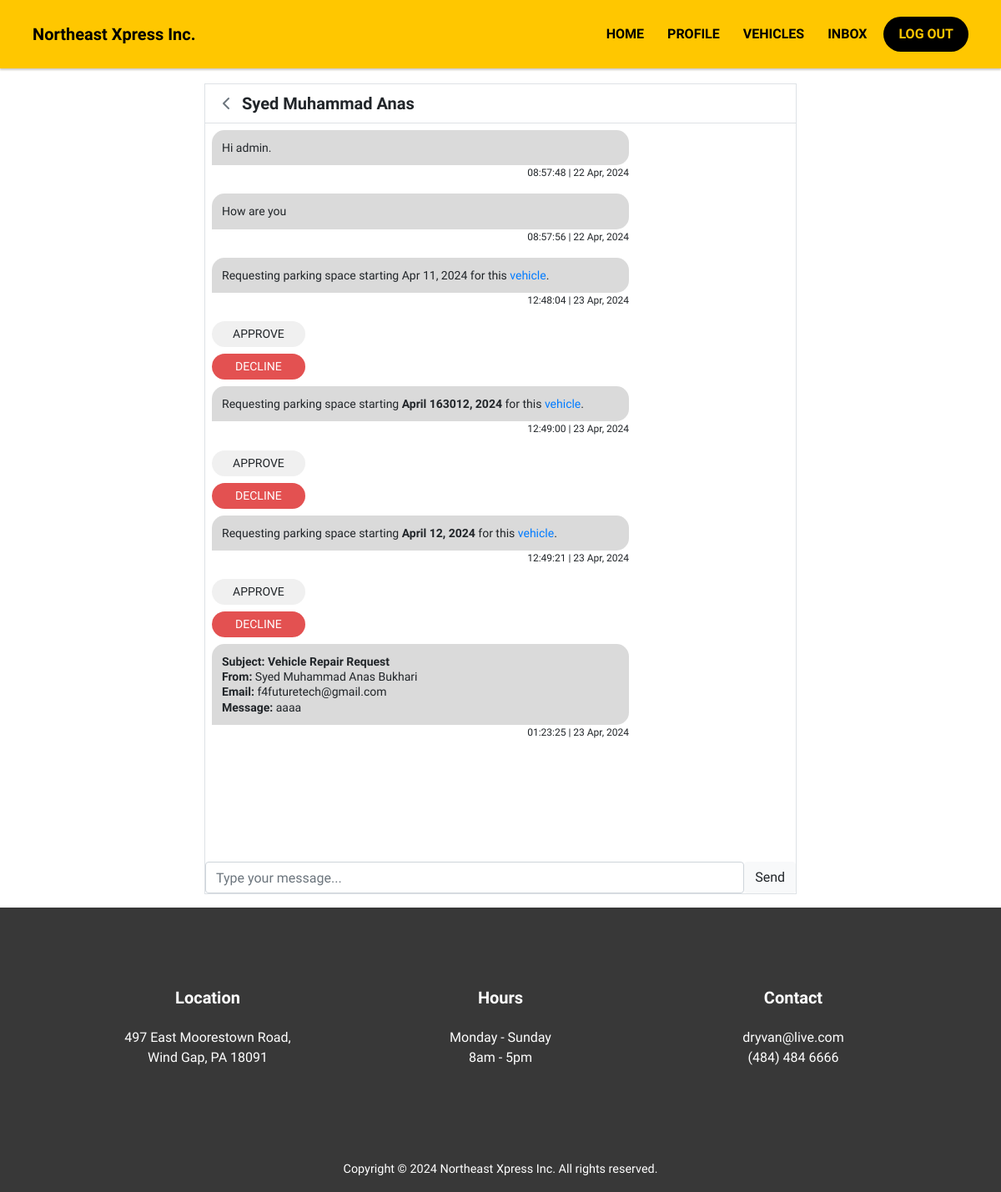
Page /message.php?UserID=4 (signed in) on the committed database.
### tables this page shows
CREATE TABLE `users` (
  `UserID` int NOT NULL,
  `FirstName` varchar(50) DEFAULT NULL,
  `LastName` varchar(50) DEFAULT NULL,
  `Email` varchar(100) DEFAULT NULL,
  `Phone` varchar(15) DEFAULT NULL,
  `Password` varchar(255) DEFAULT NULL,
  `Role` varchar(50) DEFAULT 'user',
  `CreatedAt` timestamp NULL DEFAULT CURRENT_TIMESTAMP,
  `otp` varchar(6) DEFAULT NULL
);

CREATE TABLE `messages` (
  `MessageID` int NOT NULL,
  `UserID` int DEFAULT NULL,
  `MessageContent` text,
  `Timestamp` timestamp NULL DEFAULT CURRENT_TIMESTAMP,
  `sender` enum('user','admin') NOT NULL DEFAULT 'user',
  `read` tinyint(1) NOT NULL DEFAULT '0',
  `isRequest` tinyint(1) NOT NULL DEFAULT '0',
  `requestID` int DEFAULT NULL
);

### includes/db_conn.php (called while the page is built, shortened)
<?php
function isLoggedIn()
{
    return isset($_SESSION['UserID']);
}
function isAdmin()
{
    return (isLoggedIn() && isset($_SESSION['Role']) && $_SESSION['Role'] === 'admin');
}
function isUser()
{
    return (isLoggedIn() && isset($_SESSION['Role']) && $_SESSION['Role'] === 'user');
}

### message.php (the view, shortened to what this page needs)
<?php
require './includes/db_conn.php';
if (isAdmin()) {
    if (isset($_GET['UserID'])) {
        $userID = $_GET['UserID'];
    } else {
        header("Location: inbox.php");
        exit;
    }
}
?>
<html lang="en">
    <head>
        <link rel="stylesheet" href="https://cdn.jsdelivr.net/npm/bootstrap@4.3.1/dist/css/bootstrap.min.css"
>
        <link rel="stylesheet" href="assets/css/style.css">
        <link rel="stylesheet" href="https://cdnjs.cloudflare.com/ajax/libs/font-awesome/6.5.2/css/all.min.css"
 />
    </head>
    <body class="message-page">
        <?php include './includes/navbar.php'; ?>
        <main class="messages-container">
            <div class="container">
                <div class="col-md-8 col-12 messages mx-auto pb-3">
                    <div class="chat border">
                        <?php
                        $sql = "SELECT * FROM messages WHERE UserID = '$userID' ORDER BY MessageID";
                        $result = $conn->query($sql);
                        $row = $result->fetch_assoc();
                        if (!empty($row)) {
                            $userID = $row['UserID'];
                            $sql2 = "SELECT * FROM users WHERE UserID = '$userID'";
                            $result2 = $conn->query($sql2);
                            $row2 = $result2->fetch_assoc();
                            if (isAdmin()) {
                                $username = $row2['FirstName'];
                            } else {
                                $username = 'Northeast Xpress Inc.';
                            }
                            ?>
                            <div class="chat-header p-2 border-bottom d-flex align-items-center ">
                                <a href="vehicles.php" class="btn fw-bold text-secondary text-white"><i
                                        class="fa fa-chevron-left"></i></a>
                                <h5 class="mb-0 font-weight-bold"><?php echo $username; ?></h5>
                            </div>
                            <div class="chat-body p-2" id="chat-body">
                                <?php
                                while ($row = $result->fetch_assoc()) {
                                    $msgID = $row['MessageID'];
                                    if (isAdmin()) {
                                        $sql1 = "UPDATE messages SET `read` = 1 WHERE `MessageID` = '$msgID'";
                                        $conn->query($sql1);
                                    }
                                    if (isAdmin() && $row['sender'] == 'admin') {
                                        echo '<div class="chat-message sender-message">
                                        <div class="message-content">
                                            <p class="chat-text">' . $row['MessageContent'] . '</p>
                                            <p class="chat-date">' . date('h:i:s | d M, Y', strtotime($row['Timestamp'])) . '</p>
                                        </div>
                                    </div>';
                                    } else {
                                        echo '<div class="chat-message receiver-message">
                                        <div class="message-content">
                                            <p class="chat-text">' . $row['MessageContent'] . '</p>
                                            <p class="chat-date">' . date('h:i:s | d M, Y', strtotime($row['Timestamp'])) . '</p>
                                        </div>
                                    </div>';
                                    }
                                    if ($row['isRequest'] == 1) {
                                        $requestId1 = $row['requestID'];
                                        $sql12 = "SELECT * FROM vehicles WHERE id = '$requestId1'";
                                        $result12 = $conn->query($sql12);
                                        $row12 = $result12->fetch_assoc();
                                        $approved = $declined = '';
                                        if ($row12['approved'] == 2) {
                                            $declined = 'btn-declined';
                                        } elseif ($row12['approved'] == 1) {
                                            $approved = 'btn-approved';
                                        }
                                        if (isAdmin()) {
                                            $buttons = '<a href="message.php?UserID=' . $userID . '&id=' . $row['requestID'] . '&approve=1" class="btn btn-pending ' . $approved . ' mb-2 btn-sm px-4">APPROVE</a>
                                            <a href="message.php?UserID=' . $userID . '&id=' . $row['requestID'] . '&approve=2" class="btn btn-pending ' . $declined . ' btn-sm px-4">DECLINE</a>';
                                        } else {
                                            $buttons = '<span class="btn btn-pending ' . $approved . ' mb-2 btn-sm px-4">APPROVE</span>
                                            <span class="btn btn-pending ' . $declined . ' btn-sm px-4">DECLINE</span>';
                                        }
                                        echo '
                                <div class="chat-message sender-message">
                                    <div class="mr-auto d-flex flex-column w-fit mb-2">
                                        ' . $buttons . '
                                    </div>
                                </div>';
                                    }
                                }
                        }
                        ?>
                        </div>
                        <div class="chat-footer">
                            <form method="post" action="" class="d-flex mb-0">
                                <input type="text" name="message" id="message" placeholder="Type your message..."
                                    class="form-control flex-grow-1">
                                <button class="btn btn-light" name="send">Send</button>
                            </form>
                        </div>
                    </div>
                </div>
            </div>
        </main>
        <div id="contact" class="container-fluid m-0 footer">
            <div class="row justify-content-center red">
                <div class="col-md-4 text-center">
                    <h4>Location</h4>
                    <p>497 East Moorestown Road, <br>Wind Gap, PA 18091</p>
                </div>
                <div class="col-md-4 text-center">
                    <h4>Hours</h4>
                    <p>Monday - Sunday<br>8am - 5pm</p>
                </div>
                <div class="col-md-4 text-center">
                    <h4>Contact</h4>
                    <p>dryvan@live.com<br>
                        <a href="tel:+14844846666"> (484) 484 6666 </a>
                    </p>
                </div>
            </div>
        </div>
        <div class="container-fluid m-0 justify-content-center copyright">
            <div class="row">
                <div class="col">
                    <p> Copyright &copy; 2024 Northeast Xpress Inc. All rights reserved. </p>
                </div>
            </div>
        </div>
    </body>
</html>

### assets/css/style.css (style rules this page uses)
body { font-family: "Work Sans", sans-serif; font-style: normal; scroll-behavior: smooth; overflow-x: hidden; }
.container-fluid { margin: .75rem .5rem; }
.footer { display: flex; align-items: center; justify-content: space-evenly; min-height: 25vh; background-color: #383838; }
.red { width: 90%; padding: 2rem 0; }
.red .text-center { padding: 1rem 0; }
.red h4 { color: #ffffff; font-weight: 600; font-size: 1.25rem; padding-bottom: 1rem; }
.red p { color: #ffffff; font-weight: 500; }
.red a { color: #ffffff; }
.copyright { background-color: #383838; color: #FFFFFF; padding: 0; display: flex; justify-content: center; align-items: center; font-size: .9rem; }
.messages-container { min-height: calc(100vh - 240px); padding-top: 100px; }
.chat-message .message-content { width: 500px; max-width: 100%; font-size: 14px; line-height: 130%; }
.chat-date { font-size: 12px; text-align: right; }
.chat { height: calc(100vh - 240px); display: flex; flex-direction: column; }
.chat-body { overflow-y: auto; flex: 1; }
.chat-text { margin-bottom: 0; padding: 12px; }
.receiver-message .message-content .chat-text { background-color: #dadada; border-radius: 15px 15px 15px 0px; }
.w-fit { width: fit-content !important; }
.btn-approve, .btn-pending, .btn-decline { border-radius: 999px; font-weight: 500; }
.btn-pending { background-color: #F0F0F0; }
.btn-declined { background-color: #E35151; color: #FFFFFF; }

### rows in the picture
users: FirstName "Syed Muhammad Anas"
messages: MessageContent "Hi admin.", Timestamp "08:57:48 | 22 Apr, 2024"
messages: MessageContent "How are you", Timestamp "08:57:56 | 22 Apr, 2024"
messages: MessageContent "Requesting parking space starting Apr 11, 2024 for this vehicle .", Timestamp "12:48:04 | 23 Apr, 2024"
messages: MessageContent "Requesting parking space starting April 163012, 2024 for this vehicle .", Timestamp "12:49:00 | 23 Apr, 2024"
messages: MessageContent "Requesting parking space starting April 12, 2024 for this vehicle .", Timestamp "12:49:21 | 23 Apr, 2024"
messages: MessageContent "Subject: Vehicle Repair Request From: Syed Muhammad Anas Bukhari Email: f4futuretech@gmail.com Message: aaaa", Timestamp "01:23:25 | 23 Apr, 2024"
